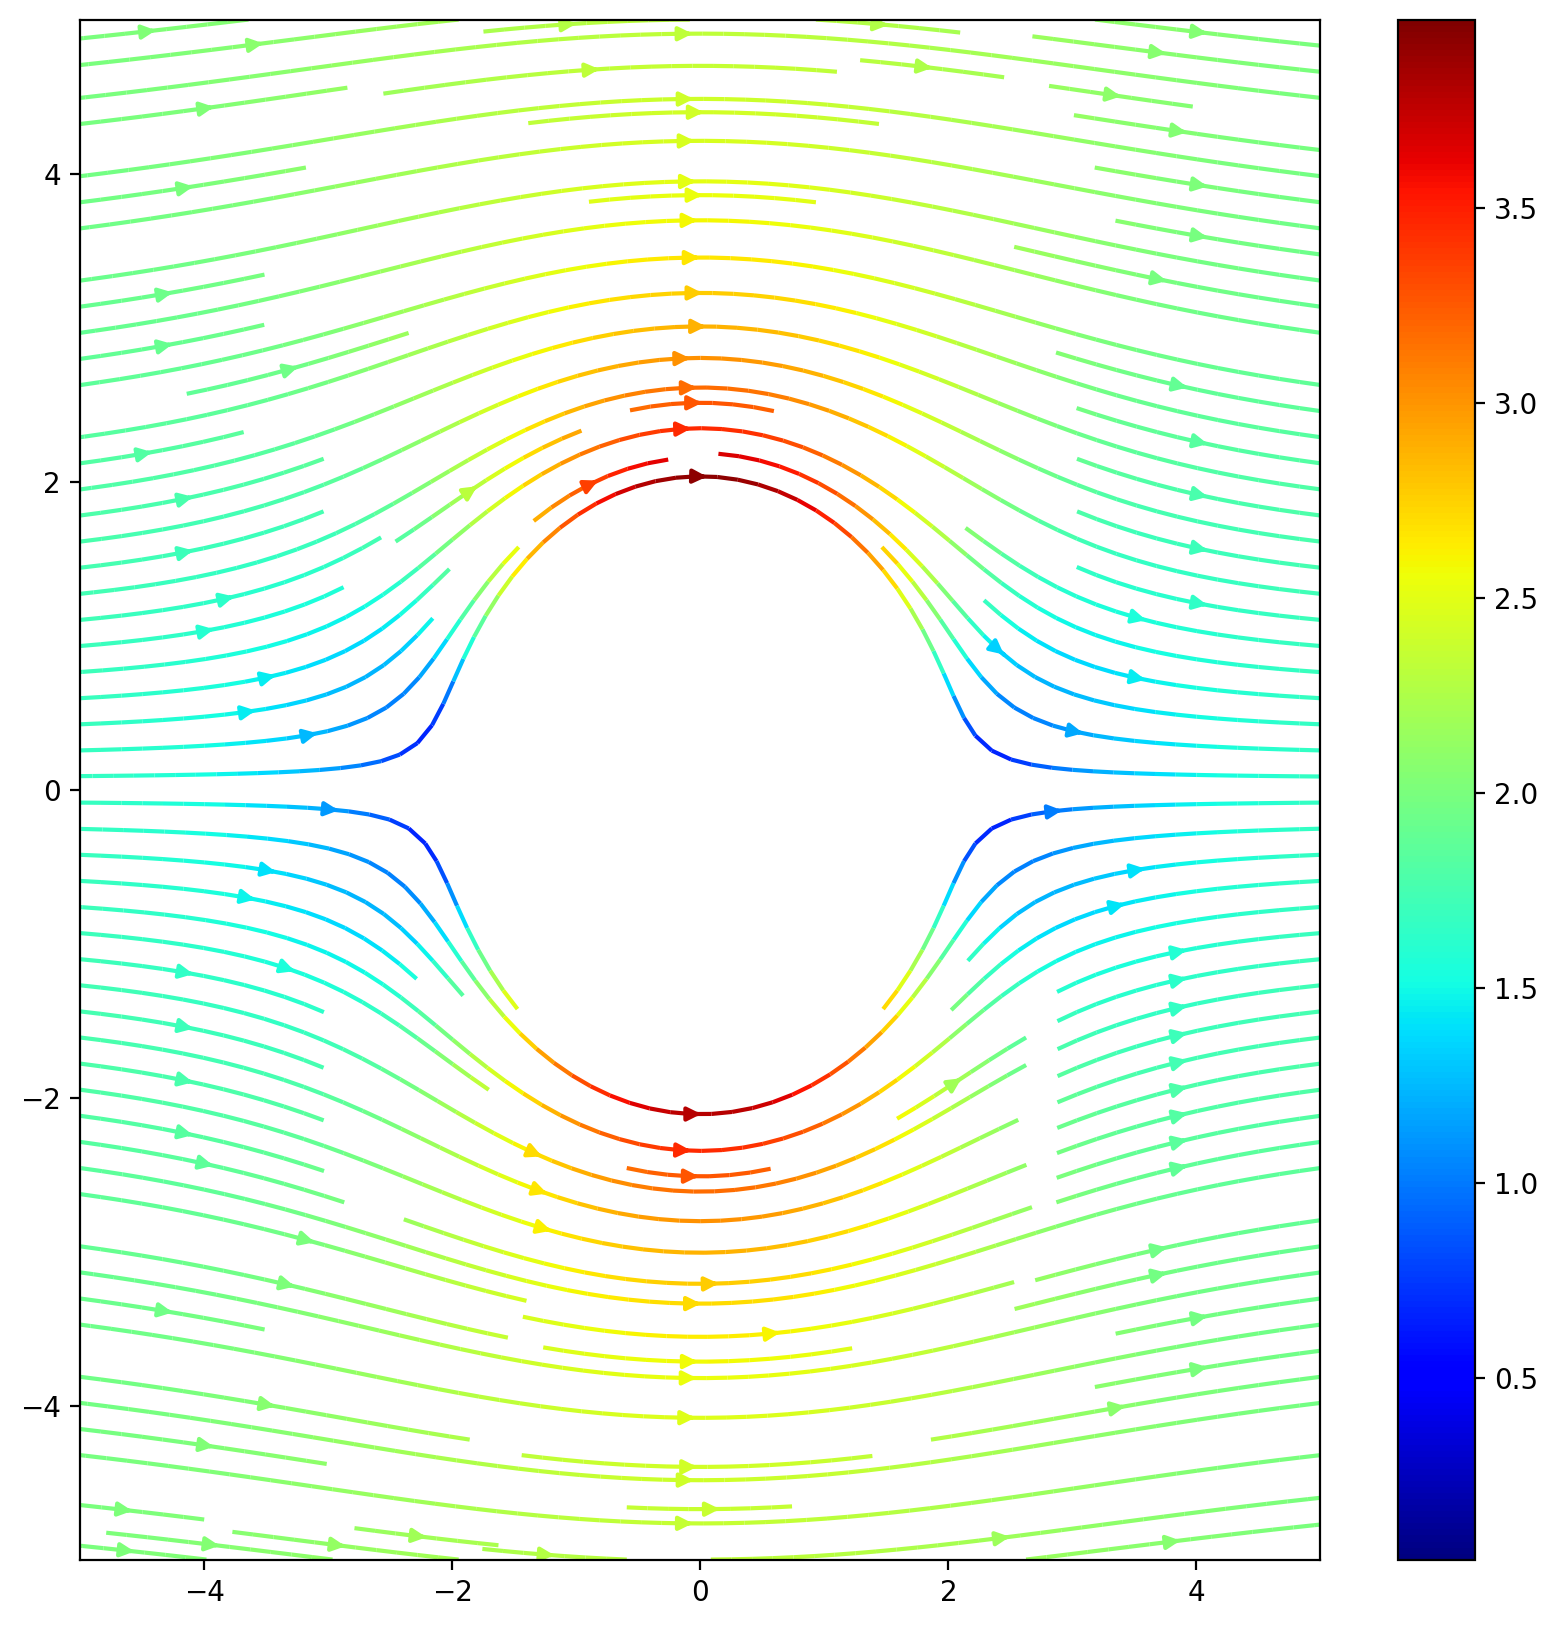

Write the Python code that produced this figure.
import numpy as np
import matplotlib.pyplot as plt
from numpy import cos,sin

x = np.linspace(-5,5,500)
y = np.linspace(-5,5,500)
X,Y = np.meshgrid(x,y)

U = 2 
R = 2 

r = np.sqrt(X**2+Y**2)  
theta = np.arctan(Y/X)  

Vr = U*(1-(R**2/r**2))*cos(theta) 
Vt = -U*(1+(R**2/r**2))*sin(theta) 

Vx = Vr*cos(theta) - Vt*sin(theta) 
Vy = Vr*sin(theta) + Vt*cos(theta) 

Vx[r<R] = np.nan 
Vy[r<R] = np.nan

plt.figure(figsize=(10,10),dpi=200)
circle1 = plt.Circle((0,0),R,color='white')
plt.gca().add_patch(circle1)

strplot = plt.streamplot(X,Y,Vx,Vy,color = np.sqrt(Vx**2+Vy**2),density=[2,2],cmap='jet')
plt.colorbar()
plt.show()
